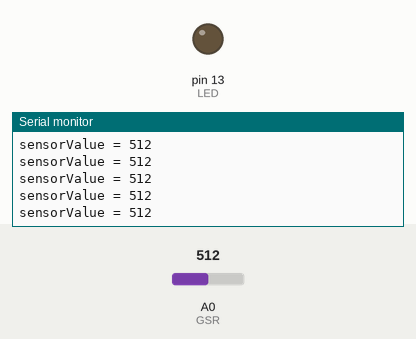
Simulated run of this sketch. Board: Arduino Uno, built with avr-gcc and run on an emulated ATmega328P. On the bench: output pins drawn as LEDs (lit = HIGH), the last lines printed to the serial monitor. The test bench sets the inputs (shaded band); at power-on: A0 (GSR) = 512.

Above: at 5.2 s.
5.3 s: A0 (GSR) set to 11
At 6.0 s:
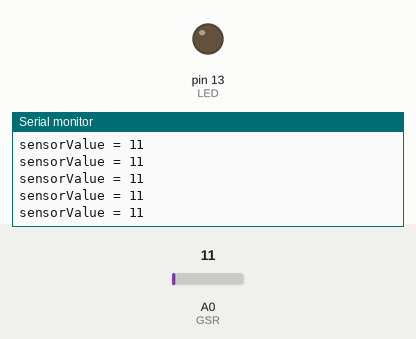
6.8 s: A0 (GSR) set to 8
At 13.9 s:
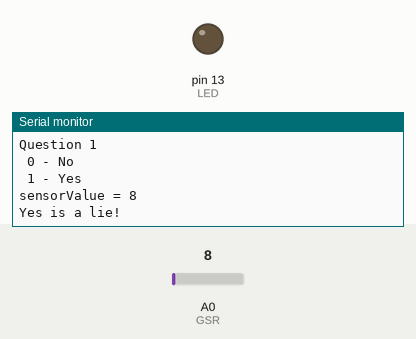
Timing chart, 0 to 15.4 s (numbered marks = the images above; inputs shaded):
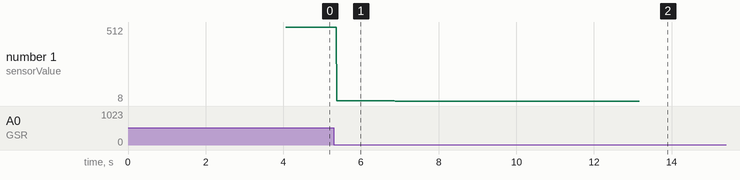

Measured:
- the behaviour switches between 10 and 9 on A0 (GSR) (found by bisection; images 1 and 2)
- after the input at 5.3 s, the serial monitor: prints a new line after 0.08 s (image 1)
- after the input at 6.8 s, the serial monitor: prints a new line after 0.08 s (image 2)
- plotted number 1: 512 → 11 after the input at 5.3 s, 11 → 8 after the input at 6.8 s

The sketch:

lie_detector.ino
```cpp
const int LED=13;
const int GSR=A0;
int threshold;
int sensorValue;
int counter = 0;
int question = 1;

void setup() {
  // put your setup code here, to run once:
  long sum=0;
  threshold = 0;
  Serial.begin(9600);
  pinMode(LED,OUTPUT);
  digitalWrite(LED,LOW);
  delay(1000);

  for(int i=0;i<500;i++)
  {
    sensorValue=analogRead(GSR);
    sum += sensorValue;
    delay(5);
  }
  threshold = sum/500;
  Serial.print("threshold =");
  Serial.println(threshold);
  delay(500);
}

void lie(int ans){
  if (ans) Serial.print("Yes");
  else Serial.print("No");
  Serial.println(" is a lie!");
  delay(3000);
}

void notLie(int ans) {
  if (ans) Serial.print("Yes");
  else Serial.print("No");
  Serial.println("is not a lie!");
  delay(3000);
}

void loop() {
  // put your main code here, to run repeatedly:
  int tmp;
  int ans = -1;
  sensorValue = analogRead(GSR);

  Serial.print("sensorValue = ");
  Serial.println(sensorValue);

  if (counter == 500) {
    Serial.println("Question 1");
      Serial.println(" 0 - No");
      Serial.println(" 1 - Yes");
      ans = Serial.read();
  }

   tmp = threshold - sensorValue;
   if (abs(tmp) > 60 && counter == 501) {
    lie(ans);
    counter == 1501;
   }
   if (counter == 1500) {
    notLie(ans);
   }
  counter++;
}
```
